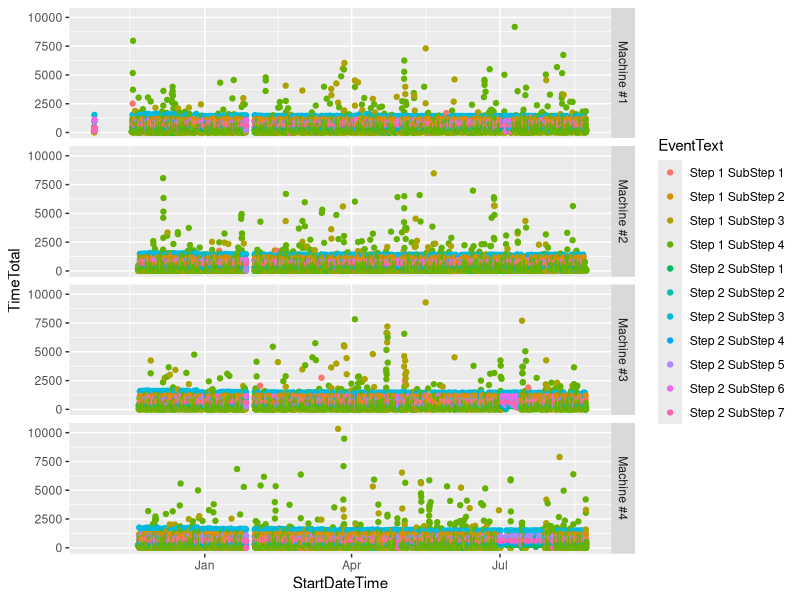
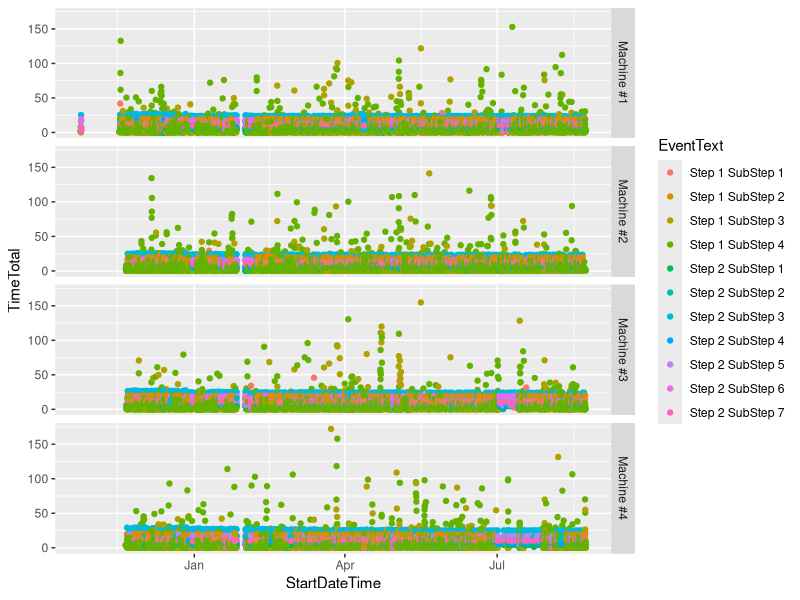

Recreate these plots in R, in order.
## ---- chunk 1
library(tidyverse)
# data frame containing equipment information
DF_Equipm <- read_csv("DF_EquipmData.csv")
# data frame containing Event Names
DF_EvCode <- read_csv("DF_EvCodeData.csv")
## ---- chunk 2
# Task: Try to optimize this code...


read_csv("DF_Data.csv") %>% 
  # join to decode equipment serial number
  inner_join(DF_Equipm, by = "IDEquipment") %>% 
  # select only column needed
  select(StartDateTime, Name, EventCode, TimeTotal) %>% 
  # join to decode Event Code meaning
  inner_join(DF_EvCode, by = "EventCode") %>% 
  # select only column needed
  select(StartDateTime, TimeTotal, Name, EventText) %>% 
  # arrange by date 
  arrange(StartDateTime) %>% 
  # make a plot
  ggplot(aes(x = StartDateTime, y = TimeTotal, col = EventText)) + geom_point()+
  facet_grid(Name~.)
## ---- chunk 3
read_csv("DF_Data.csv") %>% 
  mutate(TimeTotal = TimeTotal/60) %>% 
  # join to decode equipment serial number
  inner_join(DF_Equipm, by = "IDEquipment") %>% 
  # join to decode Event Code meaning
  inner_join(DF_EvCode, by = "EventCode") %>% 
  # select only column needed
  select(StartDateTime, TimeTotal, Name, EventText) %>% 
  # make a plot
  ggplot(aes(x = StartDateTime, y = TimeTotal, col = EventText)) + geom_point()+
  facet_grid(Name~.)
## ---- chunk 4
read_csv("DF_Data.csv") %>% 
  tbl_df() %>% 
  mutate(TimeTotal = TimeTotal/60) %>% 
  # join to decode equipment serial number
  inner_join(DF_Equipm, by = "IDEquipment") %>% 
  # join to decode Event Code meaning
  inner_join(DF_EvCode, by = "EventCode") %>% 
  # select only column needed
  select(TimeTotal, Name, EventText) %>% 
  # group by machine
  group_by(Name, EventText) %>% 
  # summarise
  summarise(MinTime = min(TimeTotal), 
            AvgTime = mean(TimeTotal),
            MaxTime = max(TimeTotal))
